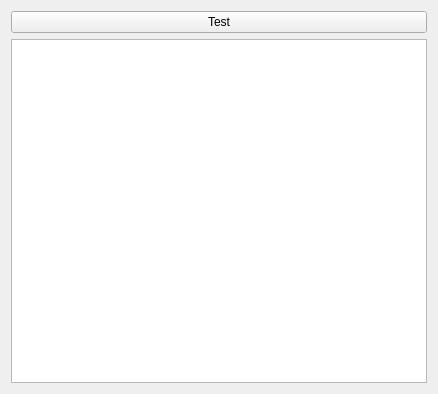
<?xml version="1.0" encoding="UTF-8"?>
<ui version="4.0">
 <class>Widget</class>
 <widget class="QWidget" name="Widget">
  <property name="geometry">
   <rect>
    <x>0</x>
    <y>0</y>
    <width>438</width>
    <height>394</height>
   </rect>
  </property>
  <property name="windowTitle">
   <string>Widget</string>
  </property>
  <layout class="QVBoxLayout" name="verticalLayout">
   <item>
    <widget class="QPushButton" name="testBtn">
     <property name="text">
      <string>Test</string>
     </property>
    </widget>
   </item>
   <item>
    <widget class="QTextBrowser" name="retView"/>
   </item>
  </layout>
 </widget>
 <resources/>
 <connections/>
</ui>
